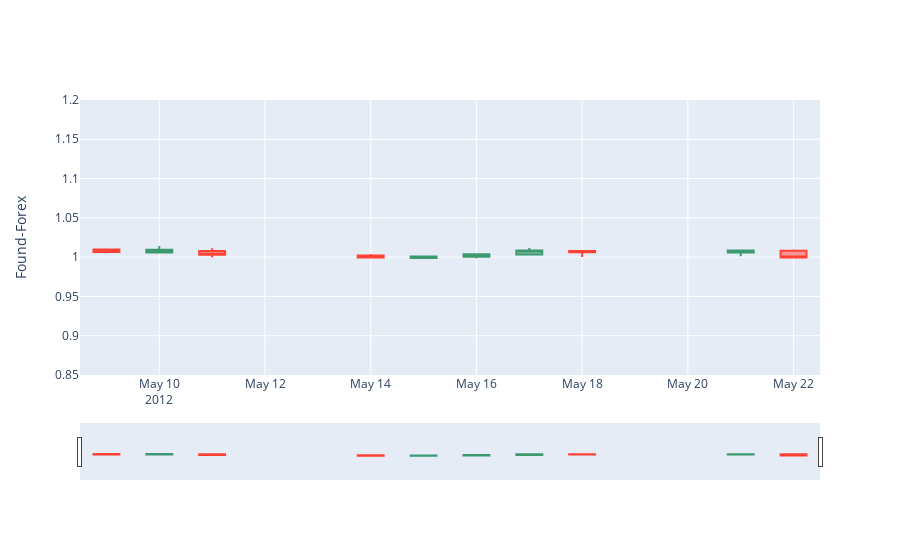
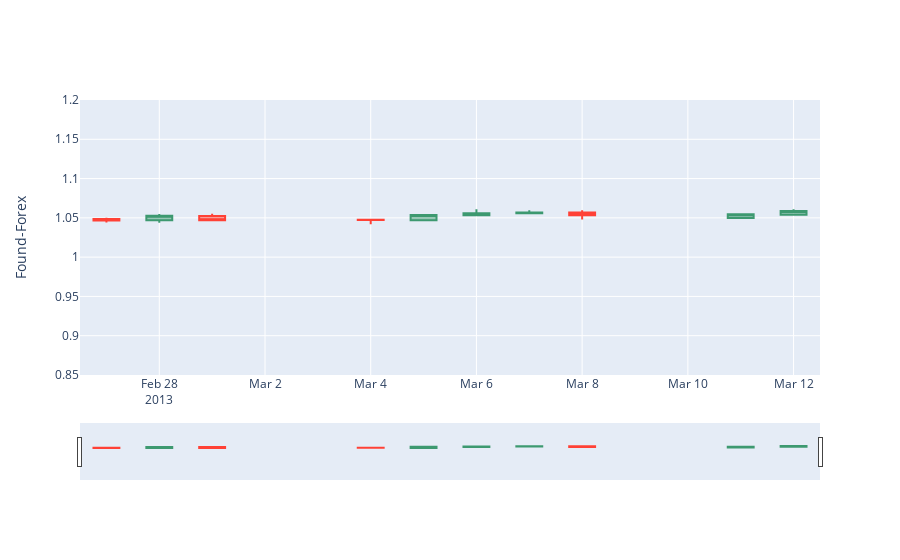
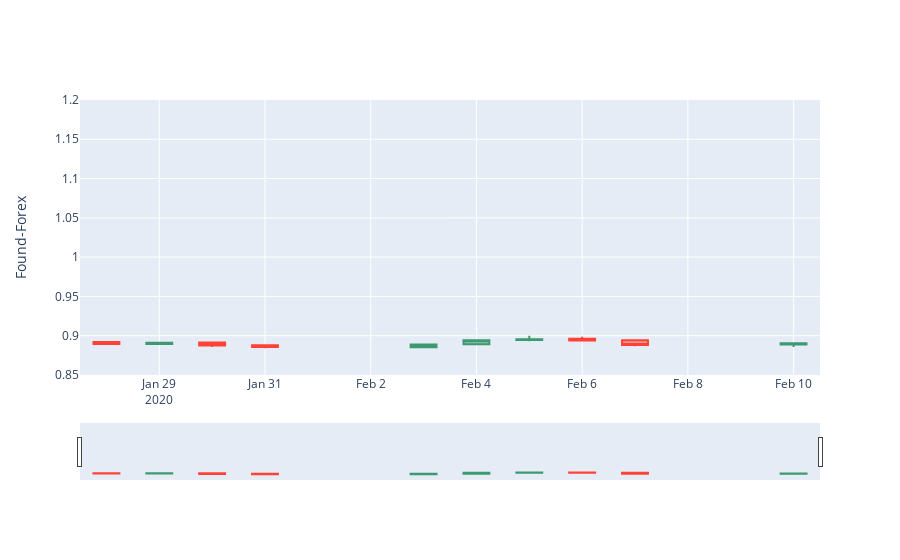

Notebook code for these charts, in order:
### Code cell
plot_candle_found_predict(n , similar_indexs, data_train)
